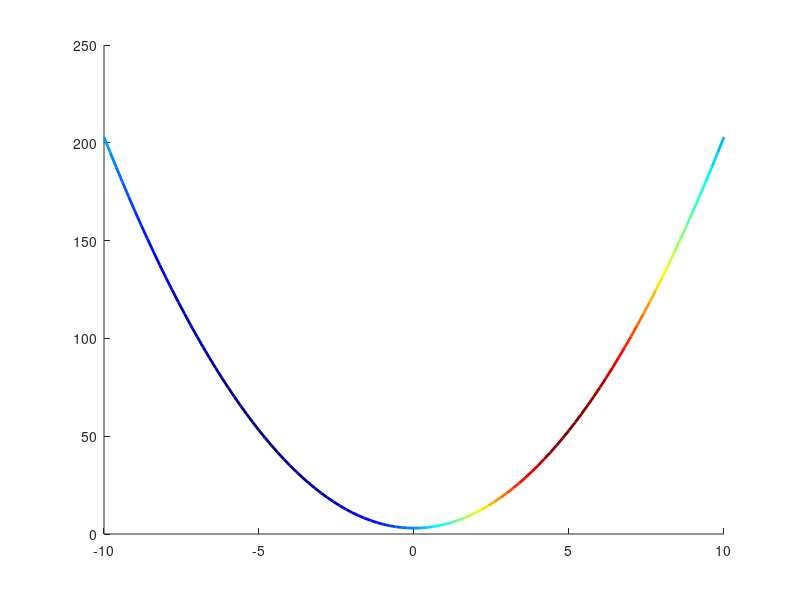

Recreate this plot in MATLAB.
% This function plots a 2D line (x,y) encoded with scalar color data (c)
% using the specified colormap (default=jet);
%
% SYNTAX: h=cline2(x,y,c,colormap);
%
% DBE 09/03/02, TAD 9/23/03

function h=cline2(x,y,c,cmap);

if nargin==0  % Generate sample data...
  x=linspace(-10,10,101);
  y=2*x.^2+3;
  z=sin(0.1*pi*x);
  c=exp(z);
  w=z-min(z)+1;
  cmap='jet';
elseif nargin<3
  fprintf('Insufficient input arguments\n');
  return;
elseif nargin==3
  cmap='jet';
end

cmap=colormap(cmap);                      % Set colormap
yy=linspace(min(c),max(c),size(cmap,1));  % Generate range of color indices that map to cmap
cm = spline(yy,cmap',c);                  % Find interpolated colorvalue
cm(cm>1)=1;                               % Sometimes iterpolation gives values that are out of [0,1] range...
cm(cm<0)=0;

% Lot line segment with appropriate color for each data pair...
  for i=1:length(y)-1
    h(i)=line([x(i) x(i+1)],[y(i) y(i+1)],'color',[cm(:,i)],'LineWidth',2);
  end

return
